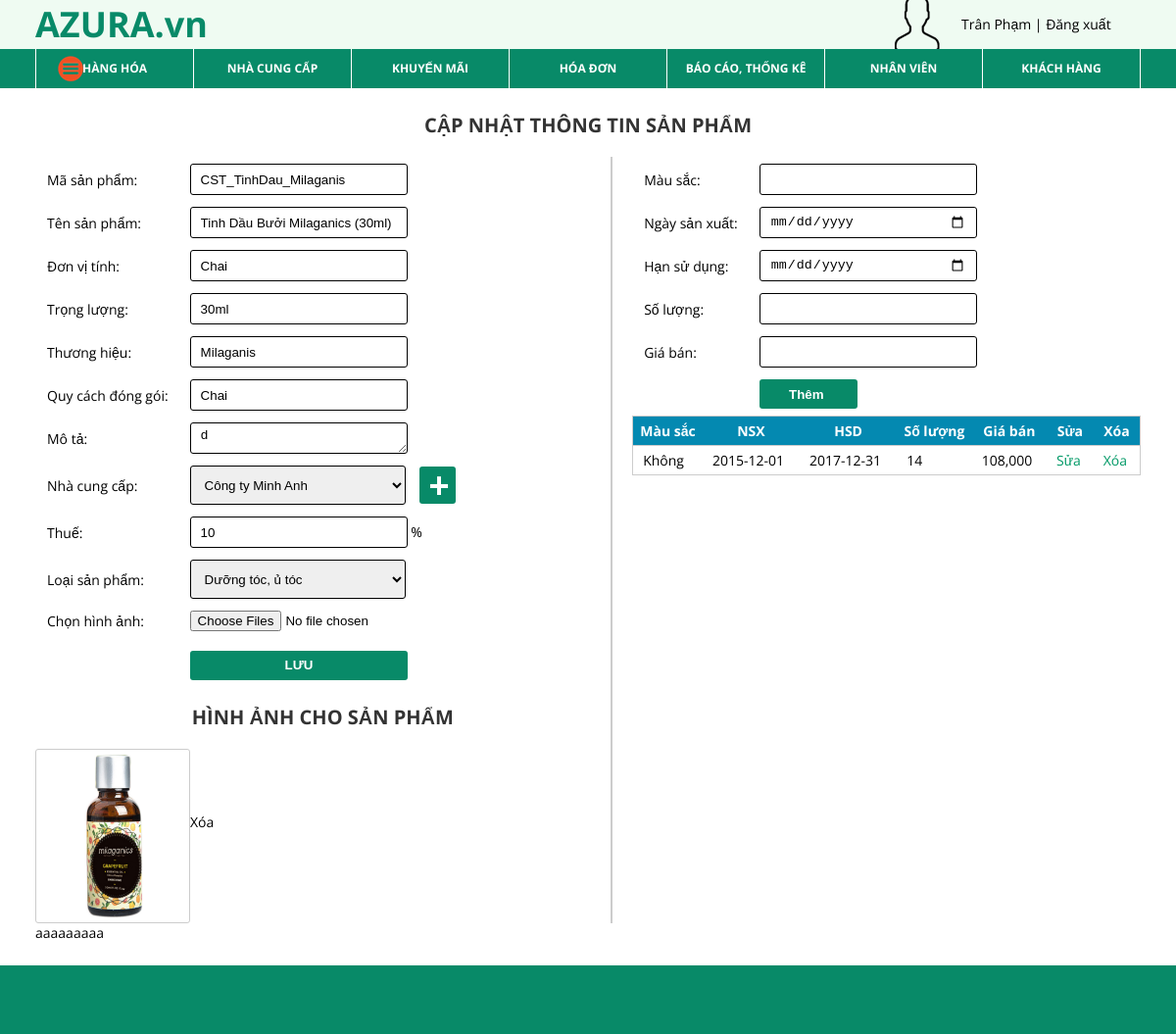
The page /admin/admin.php?quanly=sanpham&ac=suasp&masp=CST_TinhDau_Milaganis (signed in) on the database its author committed.
### tables this page shows
CREATE TABLE `sanpham` (
  `MaSP` varchar(50) NOT NULL,
  `TenSP` varchar(200) NOT NULL,
  `DonViTinh` varchar(20) NOT NULL,
  `TrongLuong` varchar(20) NOT NULL,
  `ThuongHieu` varchar(50) NOT NULL,
  `NgaySX` date NOT NULL,
  `HanSuDung` date NOT NULL,
  `QuyCachDongGoi` varchar(100) NOT NULL,
  `GiaDeXuat` double NOT NULL,
  `MoTa` text NOT NULL,
  `Thue` int(11) NOT NULL,
  `GiaBan` double NOT NULL,
  `MaNCC` varchar(20) NOT NULL,
  `MaDM` varchar(20) NOT NULL,
  `MaKM` varchar(20) NOT NULL,
  `GiaNhap` double NOT NULL,
  `NgayNhap` datetime NOT NULL,
  `LuotMua` int(11) NOT NULL,
  `TrangThai` tinyint(1) NOT NULL
);

CREATE TABLE `hinhanh` (
  `MaHA` varchar(20) NOT NULL,
  `DuongDan` varchar(100) NOT NULL,
  `MaSP` varchar(50) NOT NULL
);

CREATE TABLE `chitietsanpham` (
  `MaCTSP` varchar(50) NOT NULL,
  `MauSac` varchar(20) NOT NULL,
  `SoLuong` int(11) NOT NULL,
  `MaSP` varchar(50) NOT NULL,
  `GiaDeXuat` double NOT NULL,
  `GiaBan` double NOT NULL,
  `NgaySX` date NOT NULL,
  `HanSuDung` date NOT NULL,
  `MaNCC` varchar(20) NOT NULL,
  `TrangThai` tinyint(1) NOT NULL
);

### admin/module/sanpham/suasp.php (the view, shortened to what this page needs)
<?php
	$masp = $_GET['masp'];
	$loi = array();
	$loi['masp'] = $loi['tensp'] = $loi['dvt'] = $loi['trongluong'] = $loi['thuonghieu'] = $loi['quycach'] = $loi['thue'] = $loi['mausac'] = $loi['soluong'] = $loi['gianhap'] = $loi['giaban'] = $loi['ngaysx'] = $loi['hsd'] = $loi['file'] = NULL;
	$tensp = $dvt = $trongluong = $thuonghieu = $quycach = $thue = $mausac = $soluong = $gianhap = $giaban = $ngaysx = $hsd = NULL;
	$check_sp = $check_ctsp = 1; $mota = $mancc = $madm = NULL;
	if(isset($_POST['ok']))
	{
		if(isset($_SESSION['list-ctsp']))
			echo "Có";
		else
			echo "ko";
		$mota = $_POST['mota'];
		if(empty($_POST['tensp']))
		{
			$loi['tensp'] = "Vui lòng nhập tên sản phẩm";
			$check_sp = 0;
		}
		else
			$tensp = $_POST['tensp'];
		if(empty($_POST['dvt']))
		{
			$loi['dvt'] = "Vui lòng nhập đơn vị tính";
			$check_sp = 0;
		}
		else
			$dvt = $_POST['dvt'];
		if(empty($_POST['trongluong']))
		{
			$loi['trongluong'] = "Vui lòng nhập trọng lượng";
			$check_sp = 0;
		}
		else
			$trongluong = $_POST['trongluong'];
		if(empty($_POST['thuonghieu']))
		{
			$loi['thuonghieu'] = "Vui lòng nhập thương hiệu";
			$check_sp = 0;
		}
		else
			$thuonghieu = $_POST['thuonghieu'];
		if(empty($_POST['quycach']))
		{
			$loi['quycach'] = "Vui lòng nhập quy cách đóng gói";
			$check_sp = 0;
		}
		else
			$quycach = $_POST['quycach'];
		if(empty($_POST['thue']))
		{
			$loi['thue'] = "Vui lòng nhập số thuế";
			$check_sp = 0;
		}
		else
			$thue = $_POST['thue'];
		if(isset($_FILES['file']['name']) && $_FILES['file']['name'][0] != "")
		{
			echo count($_FILES['file']['name']);
			echo "<br/>".$_FILES['file']['name'][0];
			foreach($_FILES['file']['name'] as $i => $value)
			{
				$list_ext = array('jpeg', 'jpg', 'png', 'PNG', 'gif', 'bmp');
				$explode = explode('.', $_FILES['file']['name'][$i]);
				$ext = end($explode);
				if(!in_array($ext, $list_ext))
				{
					$loi['file'] = "Chỉ được upload file ảnh có các đuôi: jpeg, jpg, gif, bmp";
					$check_sp = 0;
					break;
				}
			}
		}
		$mancc = $_POST['mancc']; $madm = $_POST['madm'];
		if($check_sp)
		{
			mysql_query("set names 'utf8'");
			$sp = mysql_query("update sanpham set tensp = '$tensp', donvitinh = '$dvt', trongluong = '$trongluong', thuonghieu = '$thuonghieu', quycachdonggoi = '$quycach', mota = '$mota', thue = $thue, mancc = '$mancc', madm = '$madm' where masp = '$masp'");
			if(!$sp)
				echo mysql_error();
			foreach($_FILES['file']['name'] as $i => $value)
			{
				$name = $_FILES['file']['name'][$i];
				$temp = $_FILES['file']['tmp_name'][$i];
				$url = "../image/mypham/".basename($name);
				move_uploaded_file($temp, $url);
				$ha = mysql_query("select maha from hinhanh");
				if(mysql_num_rows($ha) == 0)
					$maha =  'HA1';
				else
				{
					$re_ha = mysql_fetch_assoc($ha);
					$number = substr($re_ha['maha'], 2);
					while($dong = mysql_fetch_assoc($ha))
					{
						$temp = substr($dong['maha'], 2);
						if($number < $temp)
							$number = $temp;
					}
					$maha = 'HA'.++$number;
				}
				$kq = mysql_query("INSERT INTO HinhAnh VALUES('$maha', '$name', '$masp')");
				if(!$kq)
					echo mysql_error()."<br/>";
			}
			unset($_FILES['file']);
		}
	}
	else
	{
		$sp = mysql_query("select sp.masp, sp.tensp, sp.donvitinh, trongluong, quycachdonggoi, mota, thue, thuonghieu, sp.madm, sp.mancc from sanpham sp where sp.masp = '$masp'");
		$re_sp = mysql_fetch_assoc($sp);
		$tensp = $re_sp['tensp'];
		$dvt = $re_sp['donvitinh'];
		$thuonghieu = $re_sp['thuonghieu'];
		$trongluong = $re_sp['trongluong'];
		$quycach = $re_sp['quycachdonggoi'];
		$mota = $re_sp['mota'];
		$thue = $re_sp['thue'];
		$mancc = $re_sp['mancc'];
		$madm = $re_sp['madm'];
	}
?>
<p class="title">CẬP NHẬT THÔNG TIN SẢN PHẨM</p><br />
<form method="post"  enctype="multipart/form-data">
<div id='parent' style="width: 52%; height: 100%; float: left; position: relative; border-right: solid 2px #ccc">
    <table>
        <tr>
            <td>Mã sản phẩm: </td>
            <td><input type='text' class='txt-sp' name="masp" id='masp' value="<?php echo $masp ?>"/></td>
        </tr>
        <tr>
            <td>Tên sản phẩm: </td>
            <td><input type='text' class='txt-sp' name="tensp" value="<?php echo $tensp ?>"/></td>
        </tr>
        <tr>
            <td>Đơn vị tính: </td>
            <td><input type='text' class='txt-sp' name="dvt" value="<?php echo $dvt ?>"/></td>
        </tr>
        <tr>
            <td>Trọng lượng: </td>
            <td><input type='text' class='txt-sp' name="trongluong" value="<?php echo $trongluong ?>"/></td>
        </tr>
        <tr>
            <td>Thương hiệu: </td>
            <td><input type='text' class='txt-sp' name="thuonghieu" value="<?php echo $thuonghieu ?>"/></td>
        </tr>
        <tr>
            <td>Quy cách đóng gói: </td>
            <td><input type='text' class='txt-sp' name="quycach" value="<?php echo $quycach ?>"/></td>
        </tr>
        <tr>
            <td>Mô tả: </td>
            <td><textarea name="mota" class="txt-sp"><?php echo $mota ?></textarea></td>
        </tr>
        <tr>
            <td>Nhà cung cấp: </td>
            <td>
            	<select class="cbb-sp" id="ncc" name="mancc">
                	<?php
						$ncc = mysql_query("select mancc, tenncc from nhacungcap where trangthai = 1");
						while($re_ncc = mysql_fetch_assoc($ncc))
						{
							if($re_ncc['mancc'] == $mancc)
								echo "<option selected='selected' value='".$re_ncc['mancc']."'>".$re_ncc['tenncc']."</option>";
							else
								echo "<option value='".$re_ncc['mancc']."'>".$re_ncc['tenncc']."</option>";
						}
					?>
                </select>
            </td>
            <td><input value='+' id='themncc' type="button" class="sub" style="width: 90%; height: 38px; margin-left: -100%; text-align: center; font-size: 36px; line-height: 30px; font-weight: bold"/></td>
        </tr>
        <tr>
            <td>Thuế: </td>
            <td><input type='text' class='txt-sp' name="thue" value="<?php echo $thue ?>"/> %</td>
        </tr>
        <tr>
            <td>Loại sản phẩm: </td>
            <td>
            	<select class="cbb-sp loaisp" name="madm">
                	<?php
						$dm = mysql_query("select madm, tendm from danhmuc");
						while($re_dm = mysql_fetch_assoc($dm))
						{
							if($re_dm['madm'] == $madm)
								echo "<option selected='selected' value='".$re_dm['madm']."'>".$re_dm['tendm']."</option>";
							else
								echo "<option value='".$re_dm['madm']."'>".$re_dm['tendm']."</option>";
						}
					?>
                </select>
            </td>
            <td></td>
        </tr>
        <tr>
        	<td>Chọn hình ảnh:</td>
            <td><input type='file' name='file[]' multiple="multiple" /></td>
        </tr>
    	<tr>
        	<td></td>
            <td>
            	<div style='width: 100%; margin: auto;  margin-top: 3%;'>
                    <input type='submit' class='sub' style="width: 88%" name='ok' value='LƯU'/>
                </div>
            </td>
        </tr>
    </table>
    <?php
		$hinhanh = mysql_query("select maha, duongdan from hinhanh where masp = '$masp'");
	?>
    <div style="width: 100%;  margin-top:3%;">
        <p class="title">HÌNH ẢNH CHO SẢN PHẨM</p><br />
    	<ul>
        <?php
			while($re_ha = mysql_fetch_assoc($hinhanh))
			{
		?>
        		<li><img src="../image/mypham/<?php echo $re_ha['duongdan'] ?>" />
                	<a  href='javascript:void(0)' class="del-hinh" data-id="<?php echo $re_ha['maha'] ?>">Xóa</a>
                </li>
        <?php
			}
		?>
        </ul>
    </div>
</div>
<?php
	$ctsp = mysql_query("select ctsp.mactsp, ctsp.mausac, ctsp.ngaysx, ctsp.hansudung, ctsp.soluong, ctsp.giaban
						from chitietsanpham ctsp
						where  ctsp.trangthai = 1 and ctsp.masp = '$masp'");
?>
<div id='ctsp' style="width: 46%; height: 100%; float: right;">
    <table>
    	<tr>
            <td>Màu sắc: </td>
            <td><input type='text' class='txt-sp' id='mausac' name='mausac'/></td>
        </tr>
        <tr>
            <td>Ngày sản xuất: </td>
            <td><input type = 'date' class="txt-sp" id='ngaysx' name='ngaysx'/>  <span class='error'> Vui lòng nhập ngày sản xuất</span></td>
            <td></td>
        </tr>
        <tr>
            <td>Hạn sử dụng: </td>
            <td><input type = 'date' class="txt-sp" id='hsd' name='hsd'/>  <span class='error'> Vui lòng nhập hạn sử dụng</span></td>
            <td></td>
        </tr>
        <tr>
            <td>Số lượng: </td>
            <td><input type='text' class='txt-sp' id='soluong' name='soluong'/> <span class='error'> Vui lòng nhập số lượng</span></td>
            <td></td>
        </tr>
        <tr>
            <td>Giá bán: </td>
            <td><input  type='text' class='txt-sp' id='giaban' name='giaban'/>  <span class='error'> Vui lòng nhập giá bán</span></td>
            <td></td>
        </tr>
        <tr>
        	<td></td>
            <td><input type='button' value='Thêm ' name='themctsp' class="sub btn-ctsp" id='themctsp' style="width: 45%"/>
            </td>
            <td></td>
        </tr>
    </table>
    <table class='tb-lietke'>
        <tr>
        	<th>Màu sắc</th>
            <th>NSX</th>
            <th>HSD</th>
            <th>Số lượng</th>
            <th>Giá bán</th>
            <th>Sửa</th>
            <th>Xóa</th>
        </tr>
        <?php
			while($re_ctsp = mysql_fetch_assoc($ctsp))
			{
		?>
        		<tr data-id='<?php echo $re_ctsp['mactsp'] ?>'>
                    <td><?php echo $re_ctsp['mausac']==""?"Không":$re_ctsp['mausac'] ?></td>
                    <td><?php echo $re_ctsp['ngaysx'] ?></td>
                    <td><?php echo $re_ctsp['hansudung']?></td>
                    <td><?php echo $re_ctsp['soluong'] ?></td>
                    <td><?php echo number_format($re_ctsp['giaban']) ?></td>
                    <td><a href='javascript:void(0)' data-id=<?php echo $re_ctsp['mactsp'] ?> class='edit-ctsp'>Sửa</a></td>
                    <td><a href='javascript:void(0)' data-id=<?php echo $re_ctsp['mactsp'] ?>  class='del-ctsp'>Xóa</a></td>
                </tr>
        <?php
			}
		?>
    </table>
</div>
</form>
<div id='text'>
	aaaaaaaaa
</div>

### admin/admin.php (shortened to what this page needs)
<!DOCTYPE html PUBLIC "-//W3C//DTD XHTML 1.0 Transitional//EN" "http://www.w3.org/TR/xhtml1/DTD/xhtml1-transitional.dtd">
<html xmlns="http://www.w3.org/1999/xhtml">
   	<head>
        <link type="text/css" rel='stylesheet' href="style.css"/>
    </head>
<?php
	include_once('module/header.php');
?>
<?php
	if(isset($_REQUEST['quanly']))
	{
		$temp = $_REQUEST['quanly'];
		if($temp == 'sanpham')
			include_once('module/sanpham/main.php');
	}
?>
<?php
	include_once('module/bottom.php');
?>

### admin/module/header.php (shortened to what this page needs)
<body>
	<div style = 'width: 100%; height: 100%;'>
        <div class = 'top' >
            <a href='../home.php'>
            <div class = 'logo' >
                <span style="color:#088A68; font-size: 36px; font-weight: bold;">AZURA.vn</span>
            </div>
            </a>
            <div id = 'login-icon' >
                <span><a href = 'login.php'><?php echo $_SESSION['name']; ?></a> | <a href = '../config/config.php?check=logad'> Đăng xuất </a></span>
            </div>
        </div>
        <div id = 'category'>
        	<ul class='menu'>
            	<li><a href='admin.php?quanly=sanpham'>HÀNG HÓA</a>
                </li>
                <li><a href='admin.php?quanly=nhacc&ac=them'>NHÀ CUNG CẤP</a></li>
                <li><a href='admin.php?quanly=khuyenmai&ac=lietke'>KHUYẾN MÃI</a></li>
                <li><a href='#'>HÓA ĐƠN</a></li>
                <li><a href='#'>BÁO CÁO, THỐNG KÊ</a></li>
                <li><a href='admin.php?quanly=nhanvien&ac=lietke'>NHÂN VIÊN</a>
                </li>
                <li><a href='admin.php?quanly=khachhang'>KHÁCH HÀNG</a></li>
            </ul>
        </div>
        <div class = 'wrapper'>

### admin/module/sanpham/main.php
<?php
	if(!isset($_GET['ac']))
		include_once('module/sanpham/lietkesp.php');
	else
	{
		if($_GET['ac'] == 'themsp')
		{
			include_once('module/sanpham/themsp.php');
		}
		else if($_GET['ac'] == 'suasp')
		{
			include_once('module/sanpham/suasp.php');
		}
		else if($_REQUEST['ac'] == 'nhapsp')
			{
				require('module/sanpham/nhapsp.php');
			}
	}
?>

### admin/module/bottom.php (shortened to what this page needs)
		</div>
    </div>
	<div class="bottom">
    </div>
    </body>
</html>

### admin/style.css (style rules this page uses)
ul { list-style-type: none; }
a { text-decoration: none; font-size: 14px; font-family: 'Open Sans', arial, tahoma, sans-serif; color: #000; }
body { font-size: 14px; font-family: 'Open Sans', arial, tahoma, sans-serif; }
* { padding:0; margin:0 }
.top { width: 100%; height: 50px; background: #EFFBF2; }
.logo { float: left; width: 18%; height: 100%; padding-left: 3%; }
#login-icon { float: right; width: 25%; height: 100%; background:url(image/user1.PNG) no-repeat; background-position: 5%; line-height: 50px; }
#login-icon span { padding-left: 27%; }
#category { width: 100%; height: 40px; background: #088A68; }
.menu { margin-left: 3%; z-index: 99;position: absolute; }
.menu li { line-height: 40px; width: 160px; text-align: center; float: left; position: relative; }
.menu a { display: block; white-space: nowrap; font-size: 12px; }
.menu > li { border-right: solid 1px white; }
.menu > li a { color: white; font-weight: bold; }
.wrapper { width: 94%; margin: 2% 3%; }
.tb-lietke { width: 100%; border-collapse: collapse; }
.tb-lietke tr { height: 30px; border: solid 1px #ccc; }
.tb-lietke td { border: none; }
.tb-lietke a { color: #096; }
.tb-lietke td, .tb-lietke th { padding: 5px 5px; }
.tb-lietke th { background: #0489B1; color: white; }
.title { font-size: 20px; font-weight: bold; color: #333; text-align: center; }
.sub { height: 30px; padding: 5px 10px; color: white; font-weight: bold; background: #088A68; border: none; border-radius: 3px; }
.txt-sp { width: 200px; height: 20px; padding: 5px 10px; border: solid 1px; border-radius: 3px; }
.cbb-sp { width: 220px; height: 40px; padding: 5px 10px; border: solid 1px; border-radius: 3px; }
#parent table td, #phanloai table td, #ctsp table td { padding: 5px 10px; }
#parent li { float: left; margin-right: 3%; line-height: 150px; }
#parent li img { float: left; width: 150px; height: 170px; padding: 3px; border: solid 1px #ccc; border-radius: 3px; }
.bottom { width: 100%; height: 70px; background: #088A68; }

### rows shown on the page
sanpham: tensp "Tinh Dầu Bưởi Milaganics (30ml)", dvt "Chai", trongluong "30ml", thuonghieu "Milaganis", quycach "Chai", mota "d", thue "10"
hinhanh: DuongDan (picture)
chitietsanpham: MauSac "Không", NgaySX "2015-12-01", HanSuDung "2017-12-31", SoLuong "14", GiaBan "108,000"

### other values the page prints
$_SESSION['name'] "Trân Phạm"
form field mancc "Công ty Minh Anh"
form field madm "Dưỡng tóc, ủ tóc"
